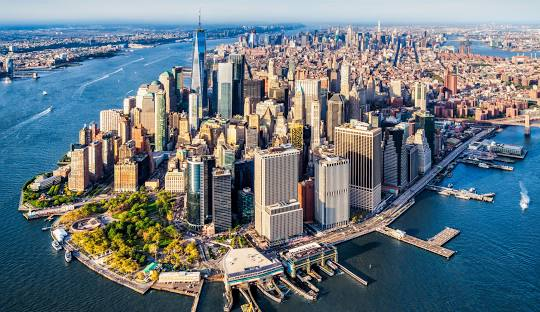
#> input picture topics/NYC.jpg, 540 x 312 px
$ jupyter execute image_blurring.ipynb
#> lines starting #> are read from the running program, lines starting #| are printed output that depends on the picture
IMAGE BLURRING

[cell 1]
import cv2
import matplotlib.pyplot as plt
import numpy as np
import warnings
warnings.filterwarnings("ignore")

[cell 2]
#######  Gaussian Noise

def gaussianNoise(img):
    row ,col ,channel = img.shape
    mean = 0
    var = 0.05
    sigma = var**0.5

    gauss = np.random.normal(mean,sigma,(row,col,channel))
    gauss =gauss.reshape(row,col,channel)

    noisy = gauss+img

    return noisy

[cell 3]
####  SALT PEPPER NOISE

def saltPepperNoisy(img):
    row , col , ch = img.shape

    s_vs_p = 0.5
    amount = 0.04

    noisy = np.copy(img)

    #salt
    num_salt = np.ceil(amount*(img.size)*s_vs_p)
    coords = [np.random.randint(0,i-1,int(num_salt)) for i in img.shape]
    noisy[tuple(coords)] = 1

    #pepper
    num_pepper = np.ceil(amount*(img.size)*(1-s_vs_p))
    coords = [np.random.randint(0,i-1,int(num_pepper)) for i in img.shape]
    noisy[tuple(coords)] = 0

    return noisy

[cell 4]
#blurring detayı azaltır , gürültüyü engeller.

img=cv2.imread("NYC.jpg")
#> img is the input picture: shape (312, 540, 3); mean B, G, R 127.8, 120, 106.5
img = cv2.cvtColor(img, cv2.COLOR_BGR2RGB)

plt.figure()
plt.axis("off")
plt.imshow(img)


# ortalama bulanıklaştırma yöntemi

dst2 = cv2.blur(img,ksize=(3,3))
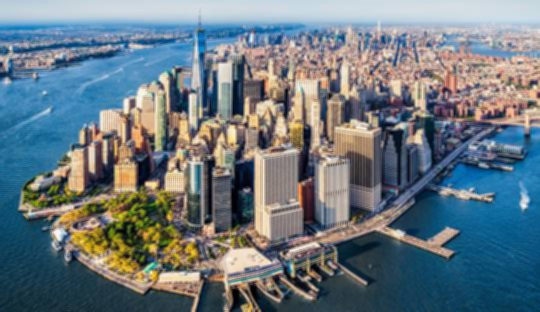
#> dst2: shape (312, 540, 3); mean R, G, B 106.5, 120, 127.8

plt.figure()
plt.axis("off")
plt.imshow(dst2)


# gaussian bulanıklaştırma

gb = cv2.GaussianBlur(img,ksize=(3,3),sigmaX= 7)

plt.figure()
plt.axis("off")
plt.imshow(gb)


# median bulanıklaştırma

mb = cv2.medianBlur(img,ksize= 3)
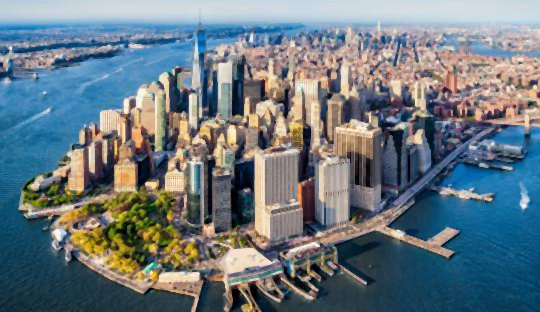
#> mb: shape (312, 540, 3); mean R, G, B 106.4, 120, 127.8

plt.figure()
plt.axis("off")
plt.imshow(mb)


#içe aktar ve normalize et gauissian ile

img=cv2.imread("NYC.jpg")
img = cv2.cvtColor(img, cv2.COLOR_BGR2RGB)/255
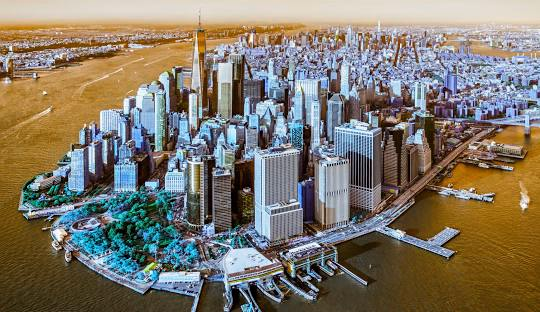
#> img: shape (312, 540, 3) float64; mean B, G, R 0.418, 0.47, 0.501

gaussian_noisy_img = gaussianNoise(img)
#> in gaussianNoise, `noisy = gauss+img`:
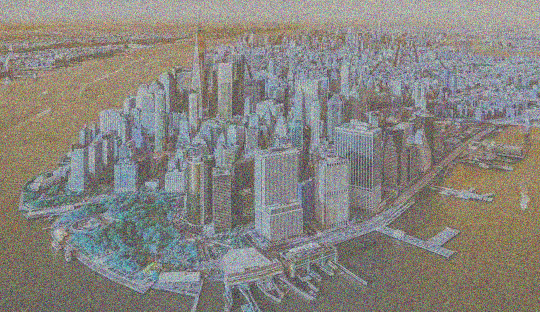
#> noisy: shape (312, 540, 3) float64; mean B, G, R 0.418, 0.472, 0.501; drawn with min black and max white

plt.figure()
plt.axis("off")
plt.imshow(gaussian_noisy_img)


gb1 = cv2.GaussianBlur(gaussian_noisy_img,ksize=(3,3),sigmaX= 7)
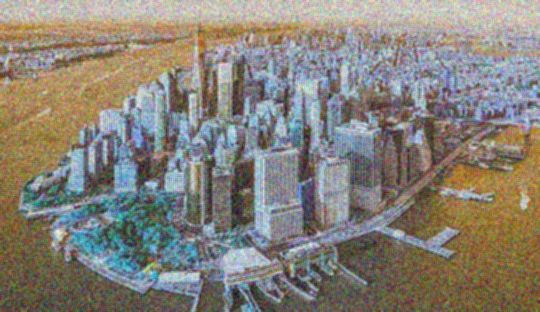
#> gb1: shape (312, 540, 3) float64; mean B, G, R 0.418, 0.472, 0.501; drawn with min black and max white

plt.figure()
plt.axis("off")
plt.imshow(gb1)


#içe aktar ve normalize et salt_pepper ile

img=cv2.imread("NYC.jpg")
img = cv2.cvtColor(img, cv2.COLOR_BGR2RGB)/255
spImg = saltPepperNoisy(img)
#> in saltPepperNoisy, `noisy[tuple(coords)] = 0`:
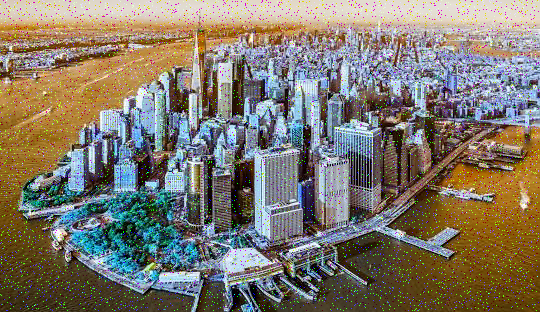
#> noisy: shape (312, 540, 3) float64; mean B, G, R 0.422, 0.472, 0.501

plt.figure()
plt.axis("off")
plt.imshow(spImg)

mb1 = cv2.medianBlur(spImg.astype(np.float32),ksize= 3)
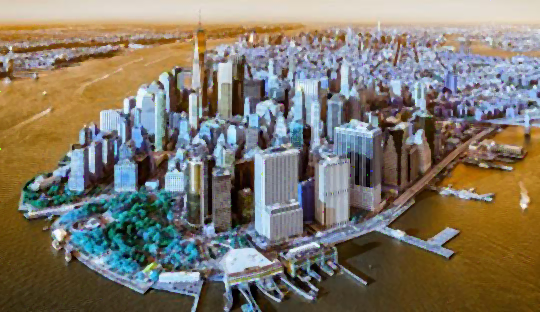
#> mb1: shape (312, 540, 3) float32; mean B, G, R 0.417, 0.471, 0.501

plt.figure()
plt.axis("off")
plt.imshow(mb1)
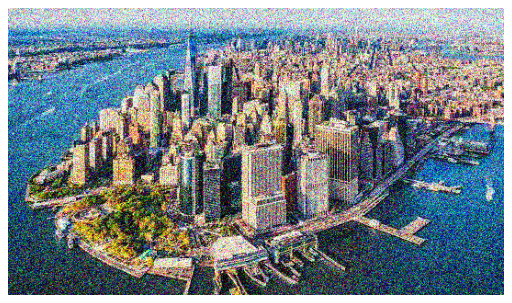
#> figure drawn by matplotlib, 1 panel; B, G, R data is drawn as R, G, B
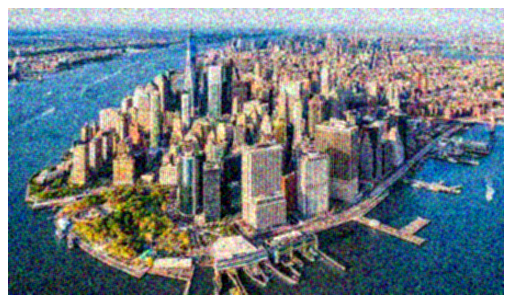
#> figure drawn by matplotlib, 1 panel; B, G, R data is drawn as R, G, B

$ run again, with topics/beach.jpg copied over topics/NYC.jpg
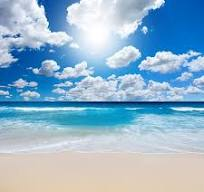
#> input picture topics/beach.jpg, 204 x 192 px
#> img is the input picture: shape (192, 204, 3); mean B, G, R 204.6, 180.9, 147.3
#> `mb1 = cv2.medianBlur(spImg.astype(np.float32),ksize= 3)`:
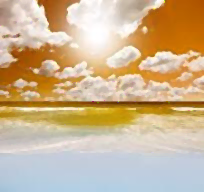
#> mb1: shape (192, 204, 3) float32; mean B, G, R 0.577, 0.709, 0.803
#> `[cell 4] #blurring detayı azaltır , gürültüyü engeller.  img=cv2.imrea..`:
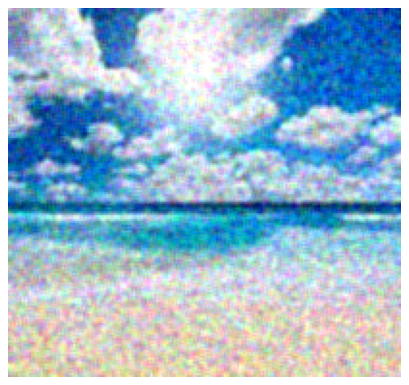
#> figure drawn by matplotlib, 1 panel; B, G, R data is drawn as R, G, B
